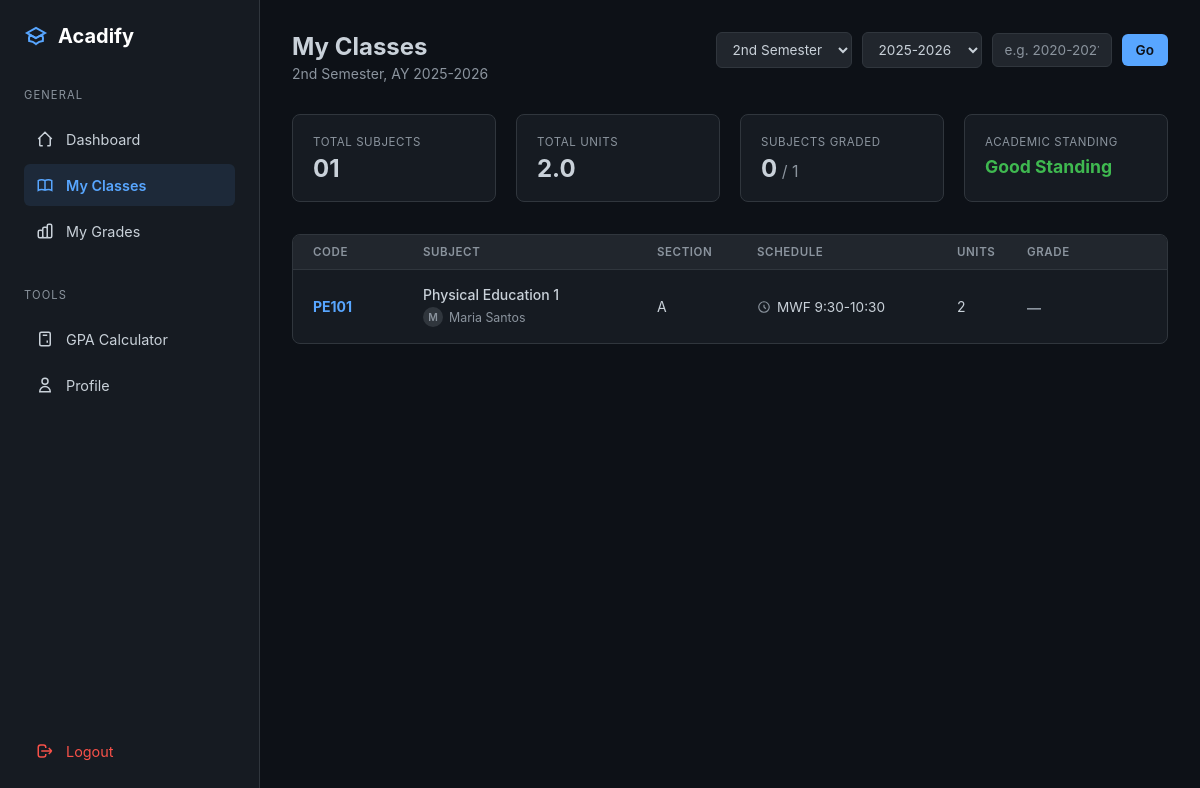
Page /student/classes (signed in) on the earlier database version.
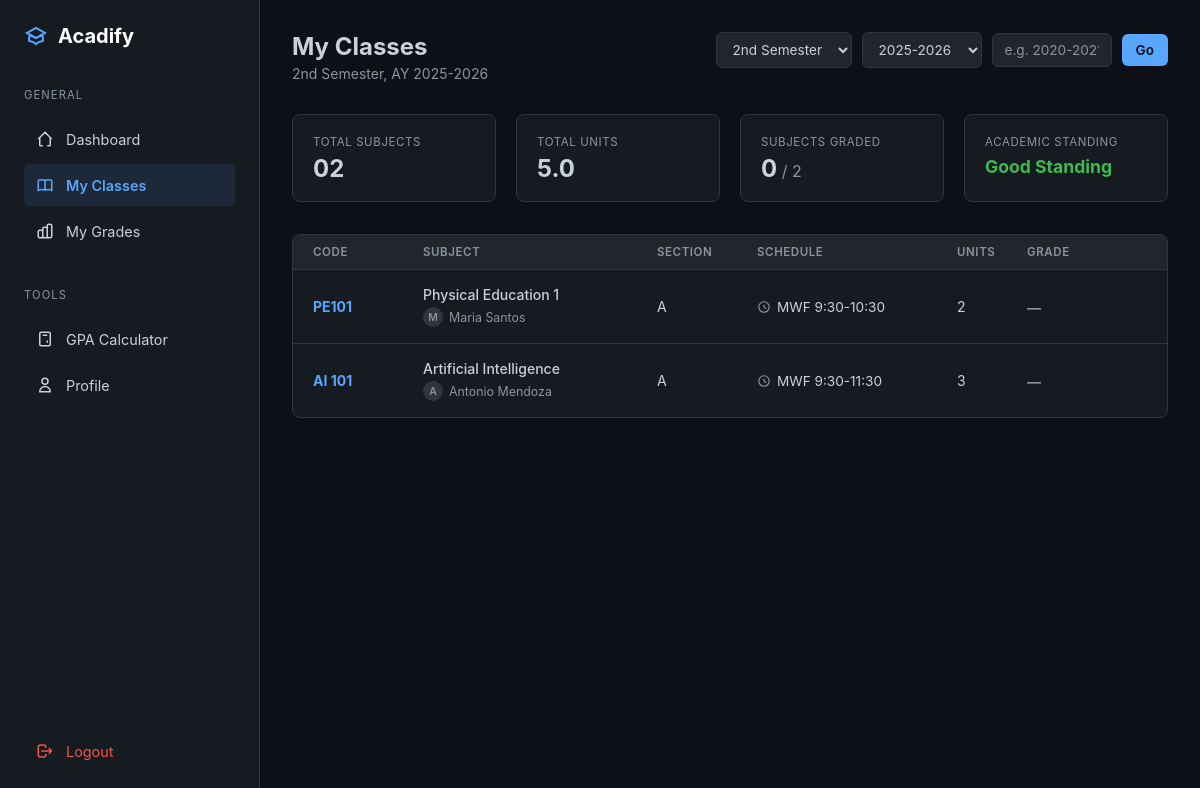
Same page on the later database version.
### models.py (models this page shows, shortened)
class Class(db.Model):
    __tablename__ = 'class'
    id = db.Column(db.Integer, primary_key=True)
    subject_id = db.Column(db.Integer, db.ForeignKey('subject.id'), nullable=True)
    subject_name = db.Column(db.String(200), nullable=True)
    subject_code = db.Column(db.String(20), nullable=True)
    units = db.Column(db.Integer, nullable=True)
    teacher_id = db.Column(db.Integer, db.ForeignKey('teacher.id'), nullable=False)
    section = db.Column(db.String(20), nullable=True)
    schedule = db.Column(db.String(100), nullable=True)
    room = db.Column(db.String(50), nullable=True)
    school_year = db.Column(db.String(20), nullable=False)
    semester = db.Column(db.String(20), nullable=False)
    max_students = db.Column(db.Integer, default=40)
    grading_formula = db.Column(db.Text, nullable=True)
    grade_conversion_table = db.Column(db.Text, nullable=True)
    department = db.Column(db.String(100), nullable=True)
    program = db.Column(db.String(100), nullable=True)
    year_level = db.Column(db.String(20), nullable=True)
    created_at = db.Column(db.DateTime, default=datetime.utcnow)
    enrollments = db.relationship('Enrollment', backref='class_', lazy='dynamic', cascade='all, delete-orphan')
    tests = db.relationship('Test', backref='class_', lazy='dynamic', cascade='all, delete-orphan')
    @property
    def effective_subject_name(self):
        if self.subject_name:
            return self.subject_name
        elif self.subject_id and self.subject:
            return self.subject.name
        return "Unnamed Subject"
    @property
    def effective_subject_code(self):
        if self.subject_code:
            return self.subject_code
        elif self.subject_id and self.subject:
            return self.subject.code
        return "N/A"
    @property
    def effective_units(self):
        if self.units is not None:
            return self.units
        elif self.subject_id and self.subject:
            return self.subject.units
        return 3  # Default
    @property
    def is_major_subject(self):
        if self.subject_id and self.subject:
            return self.subject.is_major_subject
        return True

class Subject(db.Model):
    __tablename__ = 'subject'
    id = db.Column(db.Integer, primary_key=True)
    code = db.Column(db.String(20), unique=True, nullable=False, index=True)  # "MATH101"
    name = db.Column(db.String(200), nullable=False)  # "Mathematics 101"
    description = db.Column(db.Text, nullable=True)
    units = db.Column(db.Integer, nullable=False, default=3)
    is_major_subject = db.Column(db.Boolean, default=True)  # For GPA calculation filtering
    grading_formula = db.Column(db.Text, nullable=True)  # JSON string
    grade_conversion = db.Column(db.Text, nullable=True)  # JSON string
    created_at = db.Column(db.DateTime, default=datetime.utcnow)
    classes = db.relationship('Class', backref='subject', lazy='dynamic')

class Teacher(db.Model):
    __tablename__ = 'teacher'
    id = db.Column(db.Integer, primary_key=True)
    user_id = db.Column(db.Integer, db.ForeignKey('user.id'), nullable=False, unique=True)
    employee_number = db.Column(db.String(50), unique=True, nullable=False, index=True)
    first_name = db.Column(db.String(100), nullable=False)
    last_name = db.Column(db.String(100), nullable=False)
    department = db.Column(db.String(100), nullable=False)
    specialization = db.Column(db.String(200), nullable=True)
    created_at = db.Column(db.DateTime, default=datetime.utcnow)
    classes = db.relationship('Class', backref='teacher', lazy='dynamic')
    def get_full_name(self):
        return f"{self.first_name} {self.last_name}"

### blueprints/student/routes.py (the view)
@student_bp.route('/classes')
@student_required
def my_classes():
    student = current_user.student_profile
    current_school_year = Config.get_current_school_year()
    current_semester = Config.get_current_semester()
    selected_year = request.args.get('year')
    selected_semester = request.args.get('semester')
    if not selected_year or selected_year == 'all':
        selected_year = current_school_year
    if not selected_semester or selected_semester == 'all':
        selected_semester = current_semester
    from datetime import datetime as dt
    all_enrollments = Enrollment.query.filter_by(
        student_id=student.id
    ).join(Class).with_entities(Class.school_year).distinct().all()
    actual_years = set(row.school_year for row in all_enrollments)
    current_year_num = dt.now().year
    buffer_years = {f"{y}-{y+1}" for y in range(current_year_num - 3, current_year_num + 2)}
    available_years = sorted(list(actual_years | buffer_years), reverse=True)
    enrollments = Enrollment.query.filter_by(
        student_id=student.id
    ).join(Class).filter(
        Class.school_year == selected_year,
        Class.semester == selected_semester
    ).all()
    current_classes = [e.class_ for e in enrollments]
    enrollment_map = {e.class_id: e for e in enrollments}
    total_subjects = len(current_classes)
    total_units = sum(cls.effective_units for cls in current_classes)
    graded_count = sum(1 for e in enrollments if e.final_grade is not None)
    cumulative_gpa = student.get_cumulative_gpa('weighted')
    if cumulative_gpa:
        if cumulative_gpa <= 1.75:
            academic_standing = "Dean's Lister"
            standing_color = "var(--success-green)"
        elif cumulative_gpa <= 2.5:
            academic_standing = "Good Standing"
            standing_color = "var(--success-green)"
        elif cumulative_gpa <= 3.0:
            academic_standing = "Satisfactory"
            standing_color = "var(--text-main)"
        else:
            academic_standing = "Probation"
            standing_color = "var(--danger-red)"
    else:
        academic_standing = "Good Standing"
        standing_color = "var(--text-main)"
    return render_template(
        'student/my_classes.html',
        student=student,
        current_classes=current_classes,
        enrollment_map=enrollment_map,
        total_subjects=total_subjects,
        total_units=total_units,
        graded_count=graded_count,
        academic_standing=academic_standing,
        standing_color=standing_color,
        available_years=available_years,
        selected_year=selected_year,
        selected_semester=selected_semester,
        current_school_year=current_school_year,
        current_semester=current_semester
    )

### app.py (called while the page is built)
def create_app(config_name='development'):
    app = Flask(__name__)
    app.config.from_object(config[config_name])
    db.init_app(app)
    migrate.init_app(app, db)
    login_manager.init_app(app)
    bcrypt.init_app(app)
    login_manager.login_view = 'auth.login'  # Redirect to login page if not authenticated
    login_manager.login_message = 'Please log in to access this page.'
    login_manager.login_message_category = 'info'
    @login_manager.user_loader
    def load_user(user_id):
        from models import User
        return User.query.get(int(user_id))
    register_blueprints(app)
    register_error_handlers(app)
    with app.app_context():
        import models
    return app

### blueprints/student/routes.py (called while the page is built)
def student_required(f):
    from functools import wraps
    @wraps(f)
    @login_required
    def decorated_function(*args, **kwargs):
        if current_user.role != 'student':
            flash('Access denied. Students only.', 'danger')
            return redirect(url_for('index'))
        return f(*args, **kwargs)
    return decorated_function

### config.py (called while the page is built)
    @staticmethod
    def _auto_calculate_school_year():
        from datetime import datetime
        now = datetime.now()
        year = now.year
        month = now.month
        if month >= 8:  # August onwards = new school year
            return f"{year}-{year + 1}"
        else:  # January to July = previous school year
            return f"{year - 1}-{year}"

    @staticmethod
    def _auto_calculate_semester():
        from datetime import datetime
        month = datetime.now().month
        if 8 <= month <= 12:
            return "1st Semester"
        elif 1 <= month <= 5:
            return "2nd Semester"
        else:  # June-July
            return "Summer"

    @staticmethod
    def get_current_school_year():
        try:
            from models import SystemSettings
            db_value = SystemSettings.get_setting('current_school_year')
            if db_value:
                return db_value
        except:
            pass
        return Config._auto_calculate_school_year()

    @staticmethod
    def get_current_semester():
        try:
            from models import SystemSettings
            db_value = SystemSettings.get_setting('current_semester')
            if db_value:
                return db_value
        except:
            pass
        return Config._auto_calculate_semester()

### templates/student/my_classes.html (shortened to what this page needs)
<!DOCTYPE html>
<html lang="en">
<head>
    <link rel="stylesheet" href="{{ url_for('static', filename='responsive.css') }}">
</head>
<body>
    <nav class="sidebar">
        <div class="logo">
            <svg viewBox="0 0 24 24" fill="none">
                <path stroke-width="2" d="M12 14l9-5-9-5-9 5 9 5z"/>
                <path stroke-width="2" d="M12 14l6.16-3.422a12.083 12.083 0 01.665 6.479A11.952 11.952 0 0012 20.055a11.952 11.952 0 00-6.824-2.998 12.078 12.078 0 01.665-6.479L12 14z"/>
            </svg>
            <span>Acadify</span>
        </div>
        <div class="nav-group">
            <span class="nav-label">General</span>
            <a href="{{ url_for('student.dashboard') }}" class="nav-item">
                <svg class="icon" viewBox="0 0 24 24"><path stroke-width="2" d="M3 12l2-2m0 0l7-7 7 7M5 10v10a1 1 0 001 1h3m10-11l2 2m-2-2v10a1 1 0 01-1 1h-3"/></svg>
                <span>Dashboard</span>
            </a>
            <a href="{{ url_for('student.my_classes') }}" class="nav-item active">
                <svg class="icon" viewBox="0 0 24 24"><path stroke-width="2" d="M12 6.253v13m0-13C10.832 5.477 9.246 5 7.5 5S4.168 5.477 3 6.253v13C4.168 18.477 5.754 18 7.5 18s3.332.477 4.5 1.253m0-13C13.168 5.477 14.754 5 16.5 5c1.747 0 3.332.477 4.5 1.253v13C19.832 18.477 18.247 18 16.5 18c-1.746 0-3.332.477-4.5 1.253"/></svg>
                <span>My Classes</span>
            </a>
            <a href="{{ url_for('student.my_grades') }}" class="nav-item">
                <svg class="icon" viewBox="0 0 24 24"><path stroke-width="2" d="M9 19v-6a2 2 0 00-2-2H5a2 2 0 00-2 2v6a2 2 0 002 2h2a2 2 0 002-2zm0 0V9a2 2 0 012-2h2a2 2 0 012 2v10m-6 0a2 2 0 002 2h2a2 2 0 002-2m0 0V5a2 2 0 012-2h2a2 2 0 012 2v14a2 2 0 01-2 2h-2a2 2 0 01-2-2z"/></svg>
                <span>My Grades</span>
            </a>
        </div>
        <div class="nav-group">
            <span class="nav-label">Tools</span>
            <a href="{{ url_for('student.gpa_calculator') }}" class="nav-item">
                <svg class="icon" viewBox="0 0 24 24"><path stroke-width="2" d="M9 7h6m0 10v-3m-3 3h.01M9 17h.01M9 14h.01M12 14h.01M15 11h.01M12 11h.01M9 11h.01M7 21h10a2 2 0 002-2V5a2 2 0 00-2-2H7a2 2 0 00-2 2v14a2 2 0 002 2z"/></svg>
                <span>GPA Calculator</span>
            </a>
            <a href="{{ url_for('student.profile') }}" class="nav-item">
                <svg class="icon" viewBox="0 0 24 24"><path stroke-width="2" d="M16 7a4 4 0 11-8 0 4 4 0 018 0zM12 14a7 7 0 00-7 7h14a7 7 0 00-7-7z"/></svg>
                <span>Profile</span>
            </a>
        </div>
        <a href="{{ url_for('auth.logout') }}" class="nav-item logout" style="margin-top: auto;">
            <svg class="icon" viewBox="0 0 24 24"><path stroke-width="2" d="M17 16l4-4m0 0l-4-4m4 4H7m6 4v1a3 3 0 01-3 3H6a3 3 0 01-3-3V7a3 3 0 013-3h4a3 3 0 013 3v1"/></svg>
            <span>Logout</span>
        </a>
    </nav>
    <main class="main-content">
        <div class="page-header">
            <div>
                <h1>My Classes</h1>
                <p>{{ selected_semester }}, AY {{ selected_year }}</p>
            </div>
            <div class="filter-bar">
                <select class="filter-select" id="semesterFilter" onchange="applyFilters()">
                    <option value="2nd Semester" {% if selected_semester == '2nd Semester' %}selected{% endif %}>2nd Semester</option>
                </select>
                <select class="filter-select" id="yearFilter" onchange="applyFilters()">
                    {% for year in available_years %}
                    <option value="{{ year }}" {% if year == selected_year %}selected{% endif %}>{{ year }}</option>
                    {% endfor %}
                </select>
                <input type="text"
                       class="custom-year-input"
                       id="customYearInput"
                       placeholder="e.g. 2020-2021"
                       title="Jump to a specific year">
                <button class="filter-btn" onclick="jumpToCustomYear()">Go</button>
            </div>
        </div>
        <div class="stats-row">
            <div class="stat-card">
                <span class="stat-label">Total Subjects</span>
                <span class="stat-value">{{ "%02d"|format(total_subjects) }}</span>
            </div>
            <div class="stat-card">
                <span class="stat-label">Total Units</span>
                <span class="stat-value">{{ "%.1f"|format(total_units) }}</span>
            </div>
            <div class="stat-card">
                <span class="stat-label">Subjects Graded</span>
                <span class="stat-value">
                    {{ graded_count }}<span class="stat-denom"> / {{ total_subjects }}</span>
                </span>
            </div>
            <div class="stat-card">
                <span class="stat-label">Academic Standing</span>
                <span class="stat-value" style="font-size: 1.1rem; color: {{ standing_color }};">
                    {{ academic_standing }}
                </span>
            </div>
        </div>
        <div class="classes-container">
            {% if current_classes %}
            <div class="table-header-row">
                <div>Code</div>
                <div>Subject</div>
                <div>Section</div>
                <div>Schedule</div>
                <div>Units</div>
                <div>Grade</div>
            </div>
            {% for cls in current_classes %}
            {% set enrollment = enrollment_map.get(cls.id) %}
            <div class="class-row">
                <div class="subject-code">{{ cls.effective_subject_code }}</div>
                <div>
                    <div class="subject-name">{{ cls.effective_subject_name }}</div>
                    {% if cls.teacher %}
                    <div class="teacher-info">
                        <div class="teacher-avatar">{{ cls.teacher.first_name[0] | upper }}</div>
                        {{ cls.teacher.get_full_name() }}
                    </div>
                    {% else %}
                    <div class="teacher-info">No teacher assigned</div>
                    {% endif %}
                </div>
                <div style="font-size: 0.875rem;">{{ cls.section if cls.section else '—' }}</div>
                <div class="schedule-cell">
                    <svg viewBox="0 0 24 24"><path stroke-width="2" d="M12 8v4l3 3m6-3a9 9 0 11-18 0 9 9 0 0118 0z"/></svg>
                    {{ cls.schedule if cls.schedule else 'TBA' }}
                </div>
                <div style="font-size: 0.875rem;">{{ cls.effective_units }}</div>
                <div>
                    {% if enrollment and enrollment.final_grade is not none %}
                        {% set g = enrollment.final_grade %}
                        <span class="grade-pill {% if g <= 3.0 %}passing{% else %}failing{% endif %}">
                            {{ "%.2f"|format(g) }}
                        </span>
                    {% else %}
                        <span class="grade-pill pending">—</span>
                    {% endif %}
                </div>
            </div>
            {% endfor %}
            {% endif %}
        </div>
    </main>
</body>
</html>

### static/responsive.css (style rules this page uses)
:root { --sidebar-width: 260px; --sidebar-collapsed: 72px; --transition-speed: 0.25s; }

Differences in the rows shown:
now on this page (row edited): Class: effective_subject_code "AI 101", effective_subject_name "Artificial Intelligence", teacher "A", teacher.get_full_name "Antonio Mendoza", section "A", schedule "MWF 9:30-11:30", effective_units "3"
Other differences:
{{ "%02d"|format(total_subjects) }}: "01" → "02"
{{ "%.1f"|format(total_units) }}: "2.0" → "5.0"
{{ total_subjects }}: "1" → "2"
